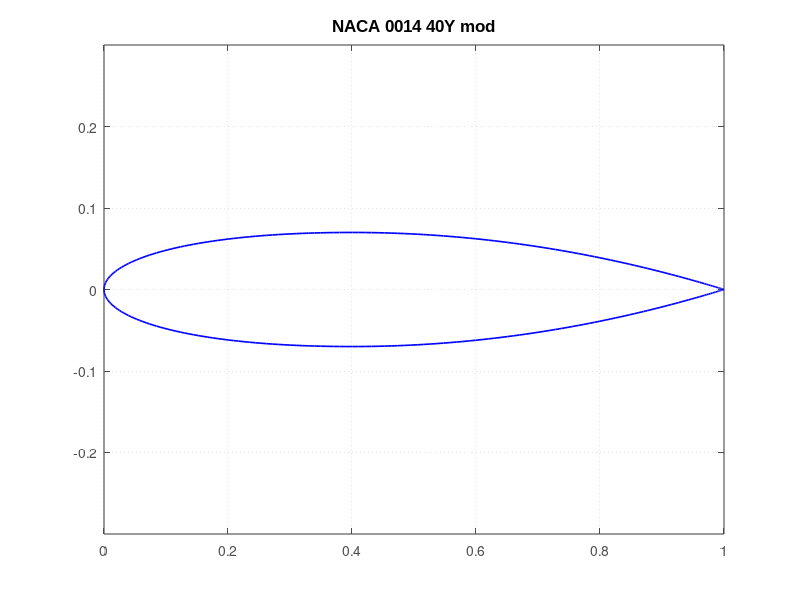

Reproduce this figure in MATLAB.
% =========================================================================
% PROIECT STABILITATEA STRUCTURILOR DE AVIAȚIE
% Generare Profil Aerodinamic Modificat: NACA 0014 40Y mod (Fokker F28)
% =========================================================================
clear; clc; close all;

% 1. Definire parametri geometrici
t = 0.14;              % Grosimea relativă maximă (14%)
x_grosime_max = 0.4;   % Poziția grosimii maxime la 40% din coardă
num_puncte = 150;      % Densitatea punctelor pe suprafață

% 2. Generare coordonate x folosind distribuția Cosinus (îndesire la margini)
theta = linspace(0, pi, num_puncte);
x = 0.5 * (1 - cos(theta));

y_ext = zeros(size(x));

% 3. Calculul ordonatelor pentru profilul modificat
for i = 1:length(x)
    if x(i) <= x_grosime_max
        % Zona frontală (Bord de atac -> Grosime maximă)
        z = x(i) / x_grosime_max;
        y_ext(i) = (t / 2.0) * (1.5 * sqrt(z) - 0.5 * z^1.5);
    else
        % Zona posterioară (Grosime maximă -> Bord de fugă)
        u = (1.0 - x(i)) / (1.0 - x_grosime_max);
        y_ext(i) = (t / 2.0) * (2.0 * u - u^2);
    end
end

y_int = -y_ext; % Profil simetric (Intrados oglindit)

% 4. Trasarea graficului conform formatului cerut
figure('Color', 'w', 'Position', [100, 100, 800, 500]);
plot(x, y_ext, 'b-', 'LineWidth', 1.2); hold on;
plot(x, y_int, 'b-', 'LineWidth', 1.2);

% Configurare estetică identică cu imaginea martor
title('NACA 0014 40Y mod', 'FontSize', 12, 'FontName', 'Arial');
xlim([0 1]);
ylim([-0.3 0.3]);
grid on;
set(gca, 'GridLineStyle', ':', 'LineWidth', 0.8, 'XColor', [0.3 0.3 0.3], 'YColor', [0.3 0.3 0.3]);

% Afișare mesaj în Command Window
disp('Coordonatele profilului au fost generate cu succes pentru modelul structural.');
